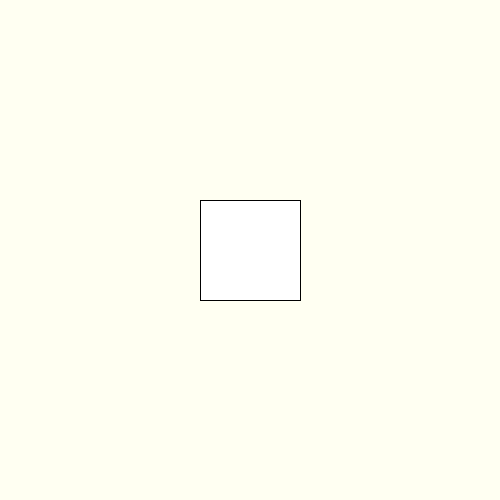
Frame 1 (no input)
Frame 60 (the mouse pressed at the canvas centre just before this capture): identical to frame 1, image omitted
Frame 120 (the mouse held since frame 60 and released just before this capture): identical to frame 1, image omitted

The Processing sketch that drew this single still picture (run headless with seeded random() and noise(); from frame 60 on, the mouse is pressed at the canvas centre):

// Processing sketch: week02_rect
// ── week02_rect.pde
float [] HLE = {-1042, -3479.7, 1003.7, -1669, -1639.6, -14219, -3655.1, -4917, 9363.2, -4271.8, -24, 681};
void setup()
{
  size(500,500);
}
void draw()
{
  background(#FFFFF2);
  rect(200,200,100,100);//正方形
  
}
